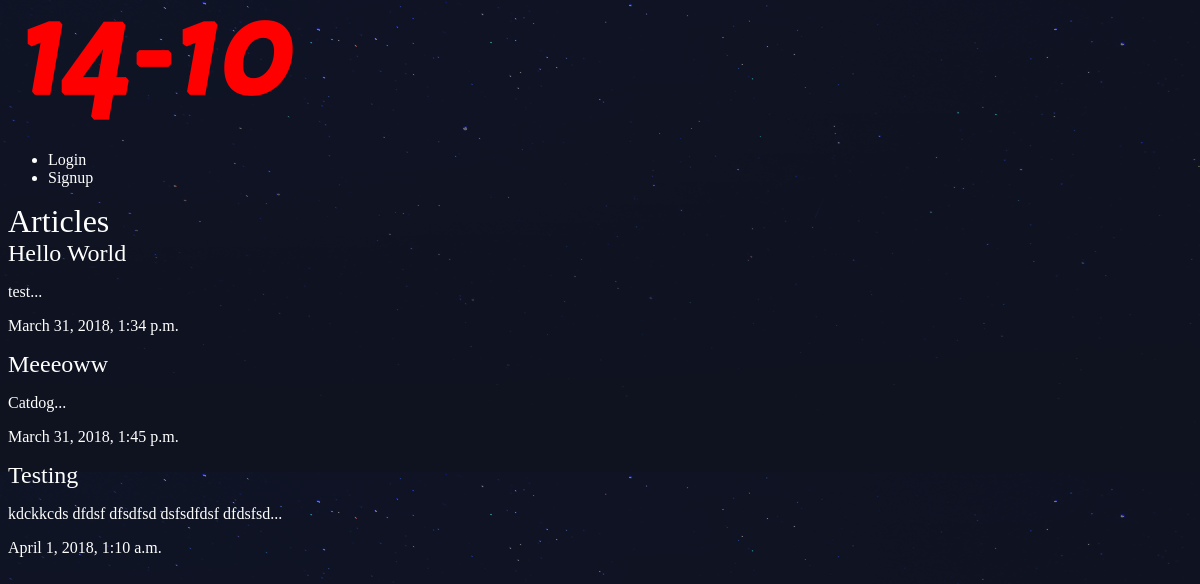
/articles/, run on an earlier commit of the app's database.
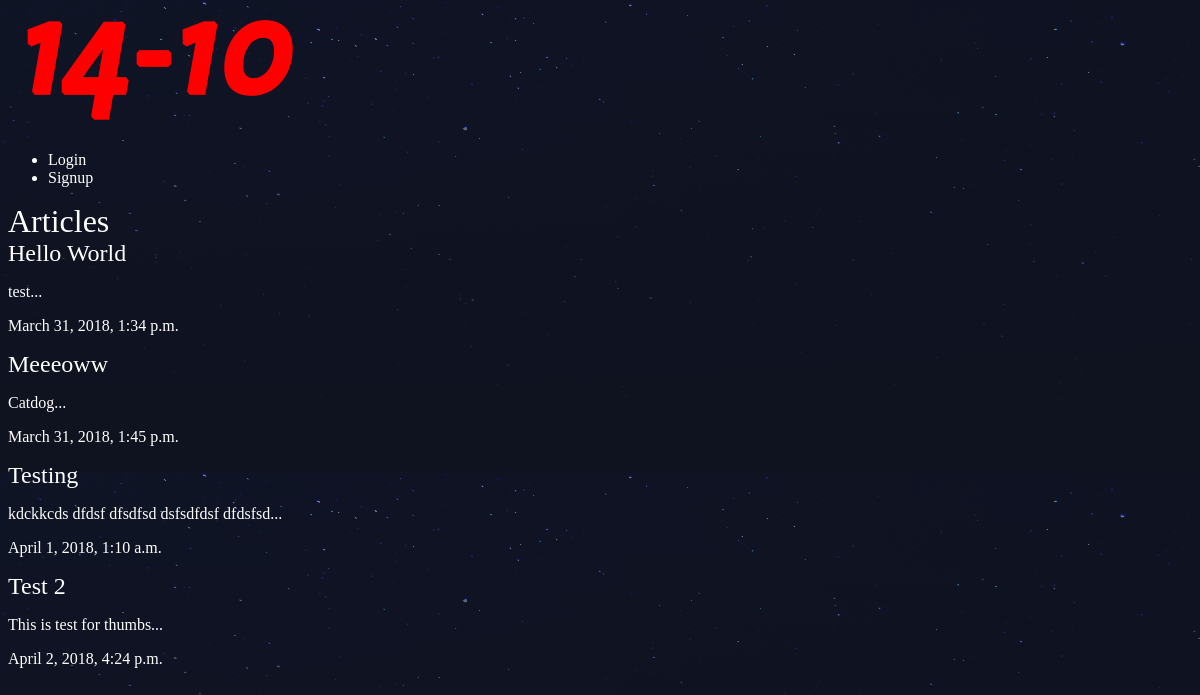
And on a later commit of the database.
### articles/models.py (models this page shows, shortened)
class Article(models.Model):
    title = models.CharField(max_length=100)
    slug = models.SlugField()
    body = models.TextField()
    date = models.DateTimeField(auto_now_add=True)
    thumb = models.ImageField(default='default.png', blank=True)
    author = models.ForeignKey(User, on_delete=models.CASCADE, default=None)
    def snippet(self):
        return self.body[:50]+'...'

### articles/views.py (the view)
# urls.py: path('', views.article_list, name="list"),
def article_list(request):
    articles = Article.objects.all().order_by('date')
    return render(request, 'articles/article_list.html', { 'articles': articles })

### articles/templates/articles/article_list.html
{% extends 'base_layout.html' %}
{% block content %}
    <h1>Articles</h1>
    <div class="articles">
        {% for article in articles %}
            <div class="article">
                <h2><a href="{% url 'articles:detail' slug=article.slug %}">{{article.title}}</a></h2>
                <p>{{article.snippet}}</p>
                <p>{{article.date}}</p>
            </div>
        {% endfor %}
    </div>
{% endblock %}

What changed in the data, as far as the page shows it:
added Article: title "Test 2", snippet "This is test for thumbs...", date "April 2, 2018, 4:24 p.m."
